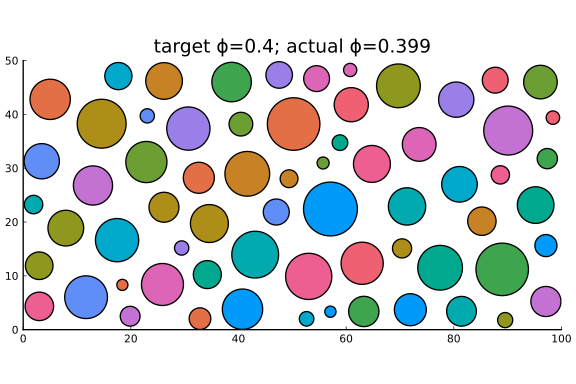

Generate this figure with Julia:
using BubbleBath
using Distributions: Uniform
using Plots

function circle(x,y,r,n=500)
    θ = LinRange(0, 2π, n)
    x .+ r.*sin.(θ), y .+ r.*cos.(θ)
end # function

radius_pdf = Uniform(1,5)
extent = (100, 50)
ϕ_max = 0.4
min_distance = 2.0
spheres = bubblebath(radius_pdf, ϕ_max, extent; min_distance)

ϕ = round(packing_fraction(spheres, extent), digits=3)

plot(
    xlims=(0,extent[1]), ylims=(0,extent[2]),
    ratio=1, legend=false, grid=false,
    title="target ϕ=$(ϕ_max); actual ϕ=$(ϕ)"
)
for s in spheres
    plot!(circle(s.pos..., s.radius), seriestype=:shape)
end
plot!()
